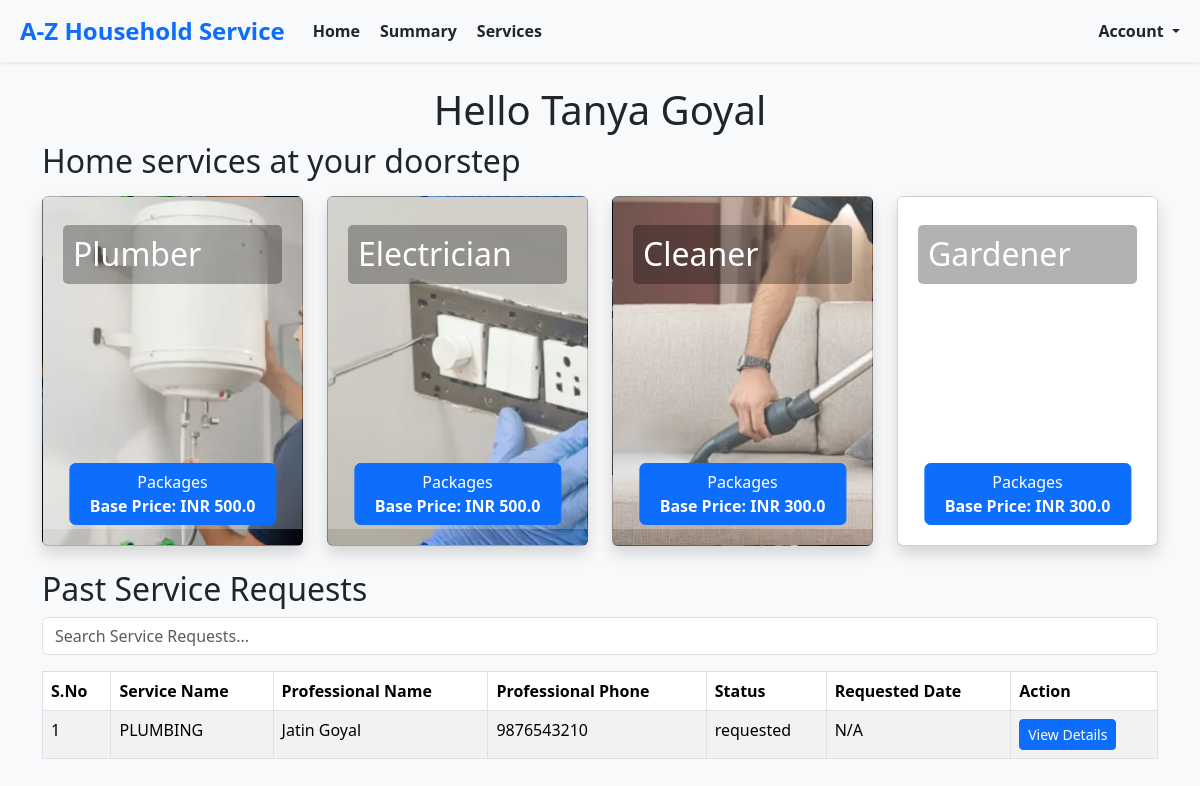
/customers/home (signed in), run on an earlier commit of the app's database.
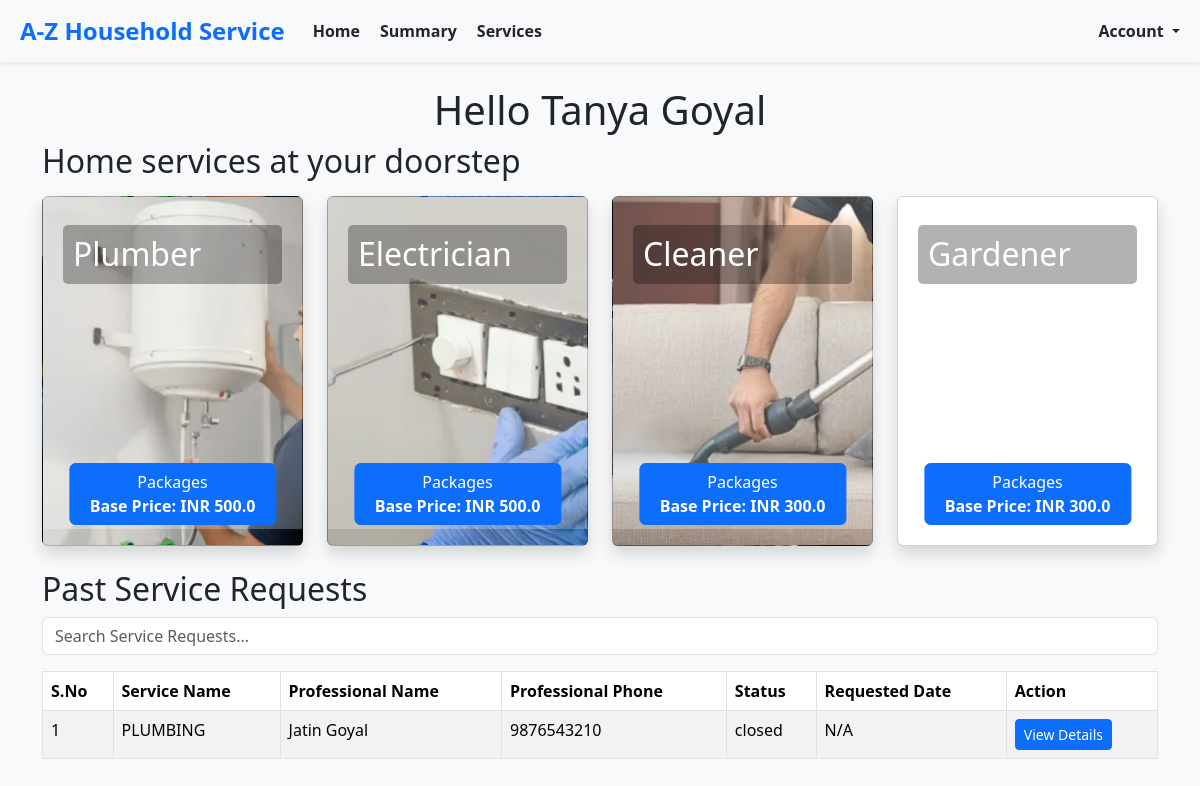
And on a later commit of the database.
### models.py (models this page shows, shortened)
class BaseModel(db.Model):
    __abstract__ = True  # This makes it an abstract class, not a table in the database
    id = db.Column(db.Integer, primary_key=True)
    created_at = db.Column(db.DateTime, default=datetime.utcnow, nullable=False)  # Ensure it's not nullable
    modified_at = db.Column(db.DateTime, default=datetime.utcnow, onupdate=datetime.utcnow, nullable=False)  # Ensure it's not nullable

class Customer(BaseModel):
    __tablename__ = 'customer'
    username = db.Column(db.String(150), unique=True, nullable=False)
    password_hash = db.Column(db.String(200), nullable=False)
    name = db.Column(db.String(150), nullable=True)  # Made nullable
    email = db.Column(db.String(150), unique=True, nullable=False)
    phone = db.Column(db.String(20), unique=True, nullable=False)
    address = db.Column(db.String(300), nullable=True)  # Made nullable
    pincode = db.Column(db.String(300), nullable=True)  # Made nullable

class Service(BaseModel):
    __tablename__ = 'service'
    name = db.Column(db.String(150), nullable=False)
    base_price = db.Column(db.Float, nullable=True)  # Made nullable
    time_required = db.Column(db.String(50), nullable=True)  # Made nullable
    description = db.Column(db.Text, nullable=True)  # Made nullable
    professional_id = db.Column(db.Integer, db.ForeignKey('service_professional.id'), nullable=True)
    service_type_id= db.Column(db.Integer, nullable=True)  # Made nullable
    professional = db.relationship('ServiceProfessional', backref='services', lazy=True)

class ServiceProfessional(BaseModel):
    __tablename__ = 'service_professional'
    username = db.Column(db.String(150), unique=True, nullable=False)
    password_hash = db.Column(db.String(200), nullable=False)
    name = db.Column(db.String(150), nullable=True)  # Made nullable
    email = db.Column(db.String(150), unique=True, nullable=True)  # Made nullable
    phone = db.Column(db.String(20), unique=True, nullable=True)  # Made nullable
    experience = db.Column(db.Integer, nullable=True)  # Made nullable
    description = db.Column(db.Text, nullable=True)  # Made nullable
    approved = db.Column(db.Boolean, default=False, nullable=True)  # Made nullable

class ServiceRequest(BaseModel):
    __tablename__ = 'service_request'
    service_id = db.Column(db.Integer, db.ForeignKey('service.id'), nullable=True)  # Made nullable
    customer_id = db.Column(db.Integer, db.ForeignKey('customer.id'), nullable=False)
    professional_id = db.Column(db.Integer, db.ForeignKey('service_professional.id'), nullable=True)
    date_of_request = db.Column(db.DateTime, default=datetime.utcnow, nullable=True)  # Made nullable
    date_of_completion = db.Column(db.DateTime, nullable=True)  # Made nullable
    service_status = db.Column(db.String(50), default="requested", nullable=True)  # Made nullable
    service_type_id= db.Column(db.Integer, nullable=True)  # Made nullable
    remarks = db.Column(db.Text, nullable=True)  # Made nullable
    rejected_by_professional_id= db.Column(db.Integer, nullable=True)  # Made nullable
    rating = db.Column(db.Text, nullable=True)  # Made nullable
    payment = db.relationship('Payment', backref='service_request', lazy=True)

### routes.py (the view)
@app.route('/customers/home')
def customers_home():
    try:
        mappings = create_id_mappings()
        customer = Customer.query.filter_by(id=session['userId']).first()
        if not customer:
            return "Customer not found", 404
        service_requests = ServiceRequest.query.filter_by(customer_id=customer.id).all()
        enriched_service_requests = enrich_service_requests(service_requests, customer, mappings)
        return render_template(
            'customers/home.html',
            customer=customer,
            service_requests=enriched_service_requests,
            service_types=ServiceType.list_all(),
            services=Service.query.all(),
            service_type_mapping=mappings['service_type_mapping'],
            customer_mapping=mappings['customer_mapping'],
            professional_mapping=mappings['professional_mapping']
        )
    except Exception as e:
        return f"An error occurred while loading customer home: {e}", 500

### enums.py (called while the page is built)
    @classmethod
    def list_all(cls):
        return [service_type for service_type in cls]

### routes.py (called while the page is built)
def create_id_mappings():
    service_type_mapping = {st.id: st for st in ServiceType}
    customer_mapping = {c.id: c for c in Customer.query.all()}
    professional_mapping = {p.id: p for p in ServiceProfessional.query.all()}
    return {
        'service_type_mapping': service_type_mapping,
        'customer_mapping': customer_mapping,
        'professional_mapping': professional_mapping
    }

### templates/customers/home.html (shortened to what this page needs)
{% extends 'layout.html' %}
{% block content %}
<div class="container">
    <h1 class="text-center">Hello {{ customer.name }}</h1>
    <h2 class="mb-3">Home services at your doorstep</h2>
    {% include 'service_cards.html' %}
    {% include 'past_service_requests.html' %}
</div>
{% endblock %}

### templates/layout.html (shortened to what this page needs)
<!DOCTYPE html>
<html lang="en">
<head>
    <link rel="stylesheet" href="https://cdn.jsdelivr.net/npm/bootstrap@5.3.3/dist/css/bootstrap.min.css">
</head>
<body>
    <div class="container-fluid">
        <div class="content mt-4">
            {% block content %}
            {% endblock %}
        </div>
    </div>
</body>
</html>

### templates/nav_bar.html (shortened to what this page needs)
<nav class="navbar navbar-expand-lg navbar-light bg-light shadow-sm" style="background-color: #f8f9fa;">
    <div class="container-fluid">
        <a class="navbar-brand fw-bold text-primary" href="#" style="font-size: 1.5rem;">
            A-Z Household Service
        </a>
        <div class="collapse navbar-collapse" id="navbarNav">
            <ul class="navbar-nav me-auto">
                <li class="nav-item">
                    <a class="nav-link active text-dark fw-semibold" aria-current="page" href="#">
                         Home
                    </a>
                </li>
                <li class="nav-item">
                    <a class="nav-link text-dark fw-semibold" href="#">
                         Summary
                    </a>
                </li>
                <li class="nav-item">
                    <a class="nav-link text-dark fw-semibold" href="#">
                         Services
                    </a>
                </li>
            </ul>
            <ul class="navbar-nav ms-auto">
                <li class="nav-item dropdown">
                    <a class="nav-link dropdown-toggle text-dark fw-semibold" href="#" id="userDropdown" role="button" data-bs-toggle="dropdown" aria-expanded="false">
                         Account
                    </a>
                </li>
            </ul>
        </div>
    </div>
</nav>

### templates/service_cards.html (shortened to what this page needs)
<div class="row">
    {% for service_type in service_types %}
    <div class="col-lg-3 col-md-4 col-sm-6 col-12">
        <div class="card mb-4 shadow service-card"
             data-service-type-id="{{ service_type.id }}"
             style="background-image: url('{{ url_for('static', filename=service_type.image_url) }}'); background-size: cover; height: 350px; position: relative;">
            <div class="card-body text-dark" style="background-color: rgba(255, 255, 255, 0.25); padding: 20px;">
                <h2 class="card-title" style="background-color: rgba(0, 0, 0, 0.3); color: white; padding: 10px; border-radius: 5px;">{{ service_type.display_name }}</h2>
            </div>
            <form method="post" action="best_package/{{ service_type.id }}" onsubmit="">
                <button class="btn btn-primary view-packages-btn" data-service-id="{{ service_type.id }}"
                    style="position: absolute; bottom: 20px; left: 50%; transform: translateX(-50%);
                           width: 80%; text-align: center; white-space: normal;">
                    Packages<br><strong>Base Price: INR {{ service_type.base_price }}</strong>
                </button>
            </form>
        </div>
    </div>
    {% endfor %}
</div>

### templates/past_service_requests.html (shortened to what this page needs)
<h2>Past Service Requests</h2>
<div class="mb-3">
    <input type="text" id="searchInput" class="form-control" placeholder="Search Service Requests..." onkeyup="searchTable()">
</div>
<div class="table-responsive" style="max-height: 400px; overflow-y: auto;">
    <table class="table table-bordered table-striped" id="serviceRequestsTable">
        <thead>
            <tr>
                <th>S.No</th>
                <th>Service Name</th>
                <th>Professional Name</th>
                <th>Professional Phone</th>
                <th>Status</th>
                <th>Requested Date</th>
                <th>Action</th>
            </tr>
        </thead>
        <tbody>
            {% for request in service_requests %}
            <tr>
                <td>{{ loop.index }}</td>
                <td>{{ request.service_name }}</td>
                <td>{{ request.professional_name if request.professional_name else 'N/A' }}</td>
                <td>{{ request.professional_phone if request.professional_phone else 'N/A' }}</td>
                <td>{{ request.status }}</td>
                <td>{{ request.requested_date.strftime('%Y-%m-%d') if request.requested_date else 'N/A' }}</td>
                <td>
                    <button class="btn btn-primary btn-sm" data-bs-toggle="modal" data-bs-target="#actionModal"
                            data-request-id="{{ request.id }}"
                            data-service-name="{{ request.service_name }}"
                            data-professional-name="{{ request.professional_name }}"
                            data-professional-phone="{{ request.professional_phone }}"
                            data-requested-date="{{ request.requested_date }}"
                            data-service-description="{{ request.description }}"
                            data-professional-profile-url="{{ request.professional_profile_url }}">
                        View Details
                    </button>
                </td>
            </tr>
            {% endfor %}
        </tbody>
    </table>
</div>

### templates/layout.html (style rules this page uses)
body { background-color: #f8f9fa; }
.navbar-brand { font-weight: bold; }

What changed in the data, as far as the page shows it:
changed Service "PLUMBING": status "requested" → "closed"
